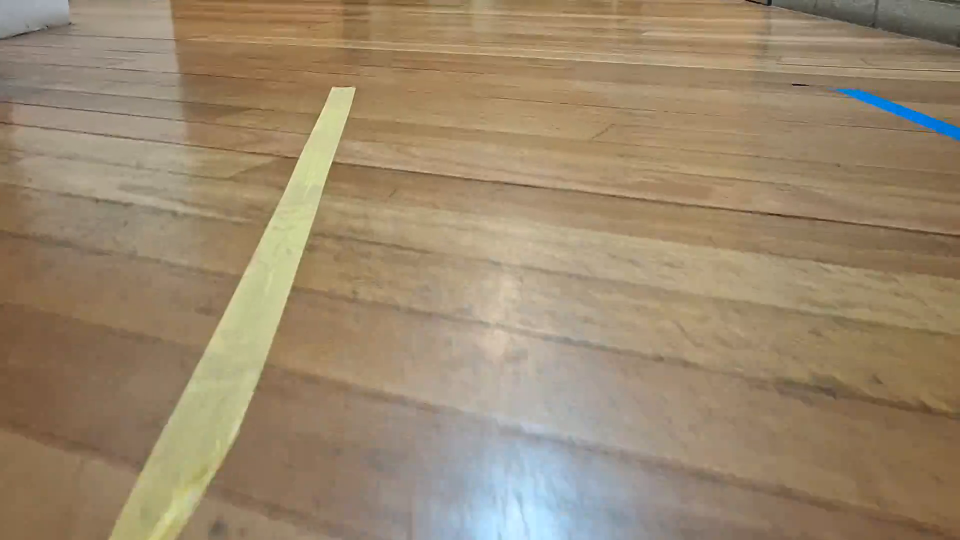
#> input picture frame 36 of example_code/AEB_data.mp4, 1920 x 1080 px, given in place of test_day_1.mp4, which was not available (shown at 1/2 size)
$ python colour_mask.py
#> lines starting #> are read from the running program, lines starting #| are printed output that depends on the picture; after the words box and inside, x2 and y2 are one past the last pixel; in counts of white or black regions, pixels touching at a corner belong together; pictures that were not available may be replaced by others from this repository, and a replacement may not be noted
"""Jack Lord is doing it
It gets a frame from the raw video feed.
Identifies yellow, blue and purple regions. One side of the track is marked by yellow tape and other
by blue. The obstable (boxes) are purple.

"""
import cv2 as cv
import numpy as np
from matplotlib import pyplot as plt
import tkVideoPlayer as tk

#### CONSTANTS
GREEN = (0, 255, 0)  # in BGR.
RED = (0, 0, 255)
BLUE= (255, 0, 0)
ORANGE = (0, 128, 255)
PURPLE = (255, 51, 153)
YELLOW = (0, 255, 255)

# Grid size
GRID_SIZE = 15
MIN_CLUMP_SIZE = 35

# the colour green will be marked by red outline. Purple by yellow outline and so on.
# basically the complementary colour pairs on the colour wheel
COMPLEMENTARY = {GREEN:RED, RED:GREEN, PURPLE:YELLOW, YELLOW:PURPLE, BLUE:ORANGE}
#### end of CONSTANTS

def init_camera_feed(cap):
    # initialising the video camera on computer
    cap.set(cv.CAP_PROP_FRAME_WIDTH, 320)
    cap.set(cv.CAP_PROP_FRAME_HEIGHT, 240)
    if not cap.isOpened():
        print("Failed to open webcam")
        exit()

def colour_mask(frame):
    #convert to hsv colorspace
    hsv = cv.cvtColor(frame, cv.COLOR_BGR2HSV)

    #lower bound and upper bound for blue
    lowerBlue = np.array([50, 70, 180])
    upperBlue = np.array([130, 255, 255])
    blueMask = cv.inRange(hsv, lowerBlue, upperBlue)

    # lower bound and upper bound for yellow
    lowerYellow = np.array([30, 3, 190])
    upperYellow = np.array([60, 255, 255])
    yellowMask = cv.inRange(hsv, lowerYellow, upperYellow)   #getting a yellow mask

    #lower bound and upper bound for purple color
    lowerPurple = np.array([145, 50, 30])
    upperPurple = np.array([170, 255, 255])
    purpleMask = cv.inRange(hsv, lowerPurple, upperPurple)

    return blueMask, yellowMask, purpleMask

# [198 lines left out: functions calculate_average_hsv, flood_fill2, grid_square_component2, check_grid_squares2, check_grid_squares3, check_grid_squares4 and 1 more, not called in this run]

def draw_contour(mask, colour, frame):
    """
    marks the locations of the colour, by tracing an outline around the colour.
    contour is just another word for the outline/edge of an area.
    mask: contains pixels of the colour in frame
    colour: the name/identifier of the colour
    frame: the original image
    """
    contours, _ = cv.findContours(mask, cv.RETR_EXTERNAL, cv.CHAIN_APPROX_SIMPLE) #find contour/outline of a colour
    contourArray = np.zeros((0, 2)) #just an empty array
    for contour in contours:
        area = cv.contourArea(contour)
        perimeter = cv.arcLength(contour,True)

        rect = cv.minAreaRect(contour)  # Get the minimum area rectangle
        box = cv.boxPoints(rect)
        box = np.int0(box)
        # Calculate width and height of the rotated rectangle
        width = rect[1][0]
        height = rect[1][1]
        aspect_ratio = float(width) / height if height != 0 else 0
        perimeter_area_ratio = 10* perimeter/area  if area !=0 else 0 # we want this to be lower

        cv.putText(frame, f"A: {perimeter_area_ratio:.2f}", (int(rect[0][0]), int(rect[0][1])),
                        cv.FONT_HERSHEY_SIMPLEX, 0.5, (255, 255, 255), 2)
        if perimeter_area_ratio > 0.65: #only include large areas of the colour
            contourArray = np.concatenate((contourArray, contour.reshape(-1, 2)))
            cv.drawContours(frame, [contour], 0, COMPLEMENTARY[colour], 2)
            # Ib will use cv.drawContours to display the countour on GUI for debugging
        else:
            #contourArray = np.concatenate((contourArray, np.squeeze(contour)))
            cv.drawContours(frame, [contour], 0, (0, 0, 255), 2)
    return contourArray # Bryce wants this for his perspective transform part. The array's shape is N X 2
    # N is the number of points that defines the outline. The first coloum is x and second is y-coordinate.

def get_contour(frame, blueMask, yellowMask, purpleMask):
    blueContour = draw_contour(blueMask, BLUE, frame)
    yellowContour = draw_contour(yellowMask, YELLOW, frame)
    purpleContour = draw_contour(purpleMask, PURPLE, frame)
    return blueContour, yellowContour, purpleContour

if __name__ == "__main__":
    # [4 lines of commented-out code are left out]
    cap = cv.VideoCapture('dash_cam/test_day_1.mp4')
    init_camera_feed(cap)

    while True:
        # get a frame from the video feed
        ret, frame = cap.read()
#> frame is the input picture: shape (1080, 1920, 3); mean B, G, R 109.7, 136.2, 155.1

        if not ret:
            print("Error: Could not read frame.")
            break

        frame = cv.flip(frame, 1)
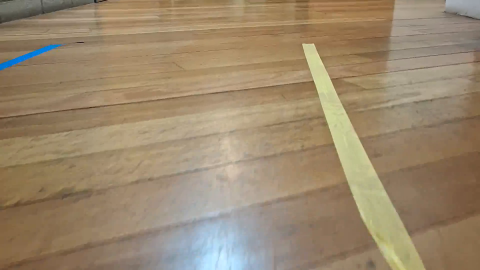
#> frame: shape (1080, 1920, 3) (shown at 1/4 size); mean B, G, R 109.7, 136.2, 155.1

        hsv_image = cv.cvtColor(frame, cv.COLOR_BGR2HSV)
#> hsv_image: shape (1080, 1920, 3); mean H, S, V 22, 81.3, 157

        blueMask, yellowMask, purpleMask = colour_mask(frame)
#> in colour_mask, `blueMask = cv.inRange(hsv, lowerBlue, upperBlue)`:
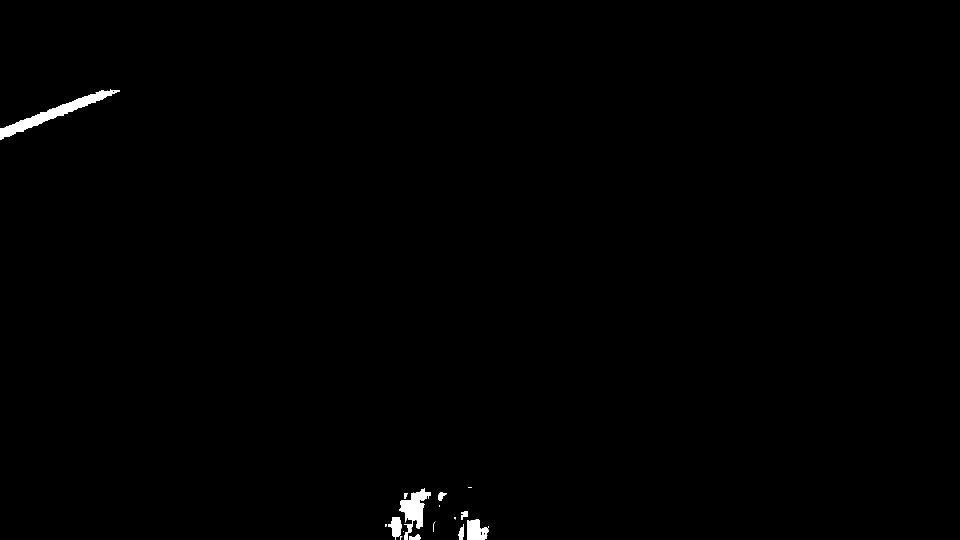
#> blueMask: shape (1080, 1920) (shown at 1/2 size); 0.5% white; 24 white regions (13 under 20 px), largest, box (x1, y1, x2, y2) and area: (0, 178, 240, 280) 4563, (798, 976, 862, 1057) 2475, (935, 1038, 978, 1080) 1335
#> in colour_mask, `yellowMask = cv.inRange(hsv, lowerYellow, upperYellow)`:
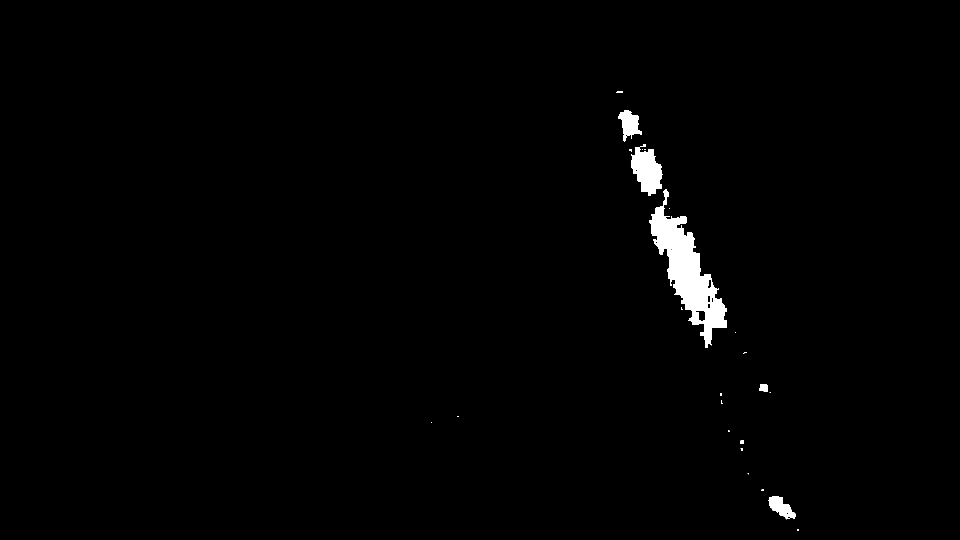
#> yellowMask: shape (1080, 1920) (shown at 1/2 size); 1.2% white; 24 white regions (15 under 20 px), largest, box (x1, y1, x2, y2) and area: (1298, 378, 1454, 696) 16813, (1262, 288, 1326, 392) 4128, (1236, 220, 1284, 284) 1688
#> in colour_mask, `purpleMask = cv.inRange(hsv, lowerPurple, upperPurple)`:
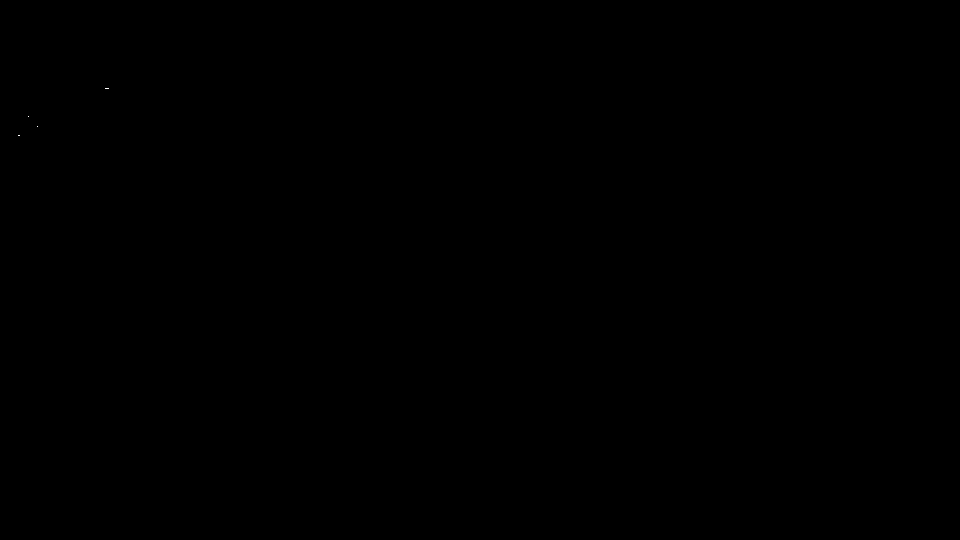
#> purpleMask: shape (1080, 1920) (shown at 1/2 size); 0% white in thin lines or dots, all inside (x1, y1, x2, y2) = (36, 176, 218, 272)

        blueContour, yellowContour, purpleContour = get_contour(frame, blueMask, yellowMask, purpleMask)
#> in draw_contour, `contours, _ = cv.findContours(mask, cv.RETR_EXTERNAL, cv.CHAIN_APPROX_..`: contours = 24 contours, 14 with area under 20; largest, box (x1, y1, x2, y2) and area: (0, 178, 240, 280) 4256, (798, 976, 862, 1057) 2309, (935, 1038, 978, 1080) 1273, (776, 1034, 805, 1080) 716, (808, 1048, 826, 1080) 230
#> the loop in draw_contour, `for contour in contours:` made 24 passes
#> (area, perimeter, rect, box, width, height, aspect_ratio, perimeter_area_ratio) on passes 1, 2, 5: (0, 0, ((975, 1071), (0, 0), -90), [[975, 1071], [975, 1071], [975, 1071], [975, 1071]], 0, 0, 0, 0), (150.5, 63.9, ((829, 1074), (10, 22), -90), [[840, 1079], [818, 1079], [818, 1069], [840, 1069]], 10, 22, 0.455, 4.25), (192.5, 80.73, ((922, 1063.5), (31, 10), -90), [[927, 1079], [917, 1079], [917, 1048], [927, 1048]], 31, 10, 3.1, 4.19)
#> after the loop in draw_contour, `for contour in contours:`:
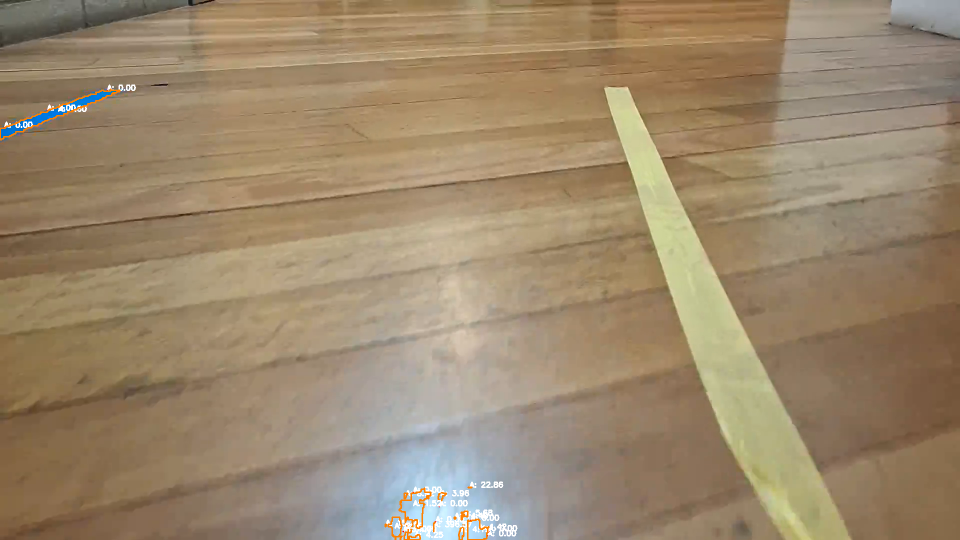
#> frame: shape (1080, 1920, 3) (shown at 1/2 size); 0.58% of pixels changed, all inside (x1, y1, x2, y2) = (0, 169, 1035, 1080)
#> after the loop in draw_contour, `for contour in contours:`: contourArray = 639 pairs, first value 0 to 977, second value 178 to 1079
#> in get_contour, `blueContour = draw_contour(blueMask, BLUE, frame)`: blueContour has the same summary as contourArray in draw_contour
#> call 2 of draw_contour, with colour = (0, 255, 255)
#> in draw_contour (call 2), `contours, _ = cv.findContours(mask, cv.RETR_EXTERNAL, cv.CHAIN_APPROX_..`: contours = 24 contours, 17 with area under 20; largest, box (x1, y1, x2, y2) and area: (1298, 378, 1454, 696) 16630, (1262, 288, 1326, 392) 3948, (1236, 220, 1284, 284) 1577, (1536, 992, 1592, 1039) 1314, (1518, 768, 1536, 784) 210, (1480, 880, 1488, 888) 44, (1232, 182, 1246, 186) 36
#> the loop in draw_contour (call 2), `for contour in contours:` made 24 passes
#> (area, perimeter, rect, box, width, height, aspect_ratio, perimeter_area_ratio) on pass 1: (9, 12, ((1595.5, 1059.5), (3, 3), -90), [[1597, 1061], [1594, 1061], [1594, 1058], [1597, 1058]], 3, 3, 1, 13.33)
#> after the loop in draw_contour (call 2), `for contour in contours:`:
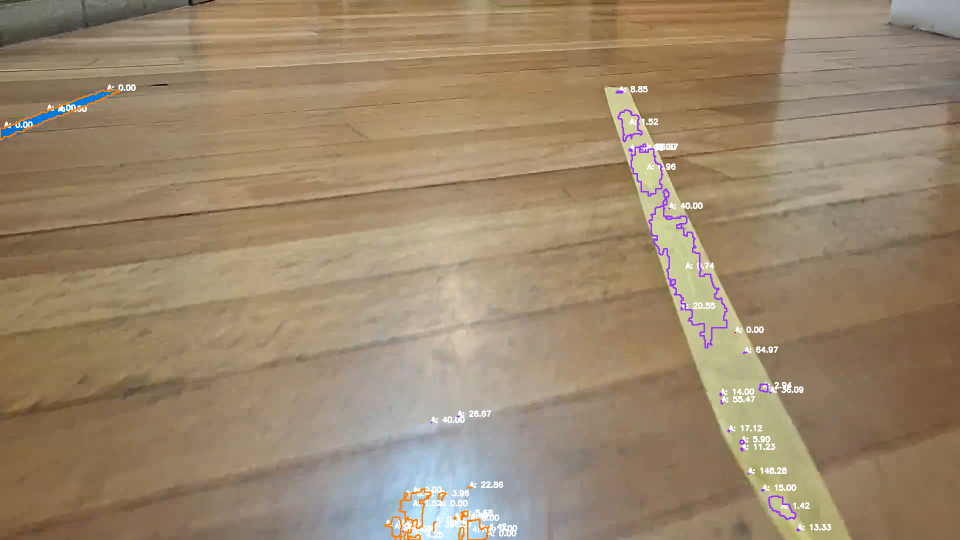
#> frame: shape (1080, 1920, 3) (shown at 1/2 size); 0.74% of pixels changed, all inside (x1, y1, x2, y2) = (861, 172, 1663, 1063)
#> after the loop in draw_contour (call 2), `for contour in contours:`: contourArray = 753 pairs, first value 862 to 1597, second value 182 to 1061
#> in get_contour, `yellowContour = draw_contour(yellowMask, YELLOW, frame)`: yellowContour has the same summary as contourArray in draw_contour
#> call 3 of draw_contour, with colour = (255, 51, 153)
#> in draw_contour (call 3), `contours, _ = cv.findContours(mask, cv.RETR_EXTERNAL, cv.CHAIN_APPROX_..`: contours = 4 contours, all with area under 20
#> the loop in draw_contour (call 3), `for contour in contours:` made 4 passes
#> (area, perimeter, rect, box, height, aspect_ratio, perimeter_area_ratio, contourArray) on pass 1: (3, 8, ((37.5, 270.5), (1, 3), -90), [[39, 271], [36, 271], [36, 270], [39, 270]], 3, 0.333, 26.67, [[36, 270], [36, 271], [39, 271], [39, 270]])
#> after the loop in draw_contour (call 3), `for contour in contours:`:
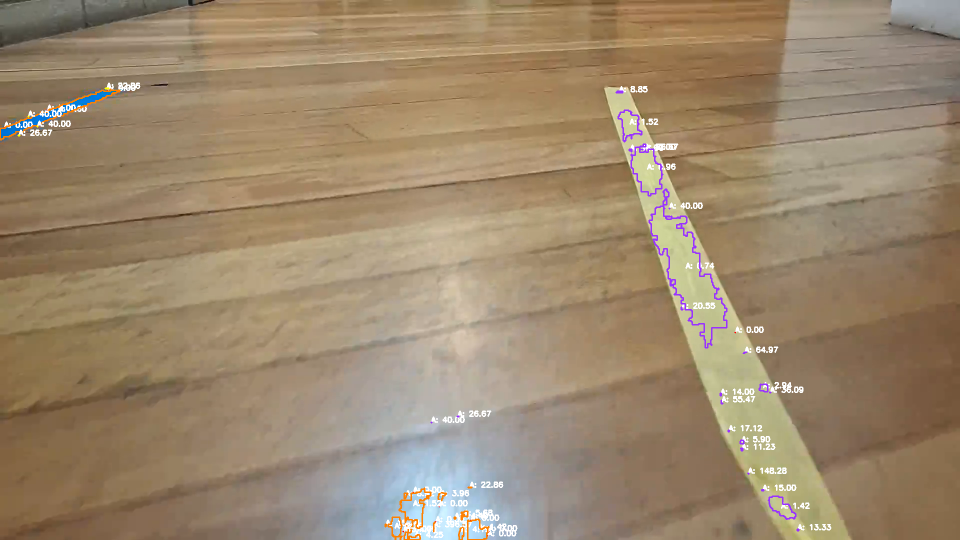
#> frame: shape (1080, 1920, 3) (shown at 1/2 size); 0.08% of pixels changed, all inside (x1, y1, x2, y2) = (35, 165, 281, 273)
#> after the loop in draw_contour (call 3), `for contour in contours:`: contourArray = 16 rows, first 8: [36, 270], [36, 271], [39, 271], [39, 270], [74, 252], [74, 253], [75, 253], [75, 252]
#> in get_contour, `purpleContour = draw_contour(purpleMask, PURPLE, frame)`: purpleContour has the same summary as contourArray in draw_contour
#> blueContour = 639 pairs, first value 0 to 977, second value 178 to 1079; yellowContour = 753 pairs, first value 862 to 1597, second value 182 to 1061; purpleContour has the same summary as contourArray in draw_contour
        '''
        check_grid_squares2(frame, blueMask, BLUE, hsv_image)
        check_grid_squares2(frame, yellowMask, YELLOW, hsv_image)
        check_grid_squares2(frame, purpleMask, PURPLE, hsv_image)

        check_grid_squares4(frame, blueMask, BLUE)
        check_grid_squares4(frame, yellowMask, YELLOW)
        check_grid_squares4(frame, purpleMask, PURPLE)
        '''
        height, width = frame.shape[:2]
        #frame = cv.resize(frame, (width//2, height//2), interpolation=cv.INTER_AREA)
        cv.imshow('frame with contour', frame)

        if cv.waitKey(1) & 0xFF == ord('q'): # press q to close the window and program
#> (key q is pressed here)
            break

    cap.release()
    cv.destroyAllWindows()

$ run again, starting later in the video
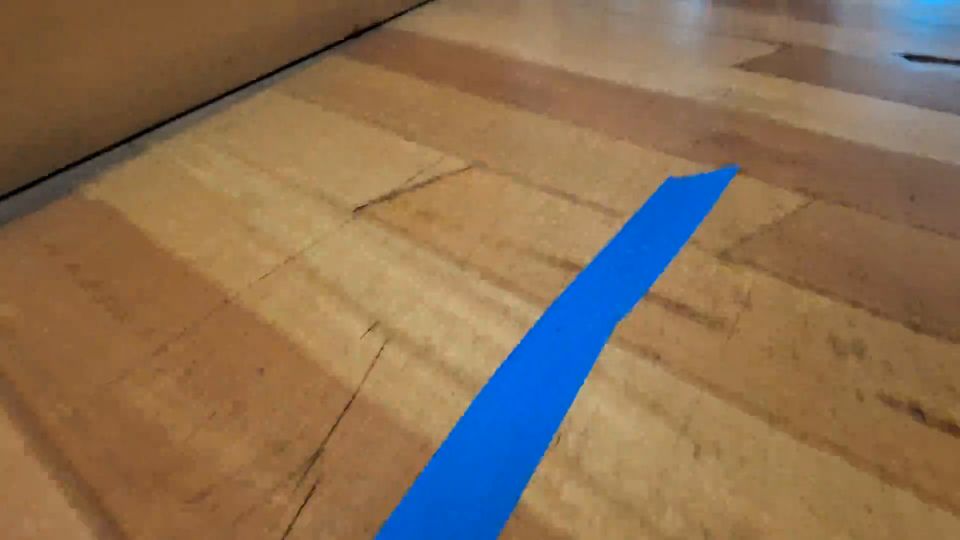
#> input picture frame 165 of example_code/AEB_data.mp4, 1920 x 1080 px, given in place of test_day_1.mp4, which was not available (shown at 1/2 size)
#> frame is the input picture: shape (1080, 1920, 3); mean B, G, R 84.7, 111.5, 137.4
#> hsv_image: shape (1080, 1920, 3); mean H, S, V 24, 135.5, 152.3
#> in colour_mask, `blueMask = cv.inRange(hsv, lowerBlue, upperBlue)`:
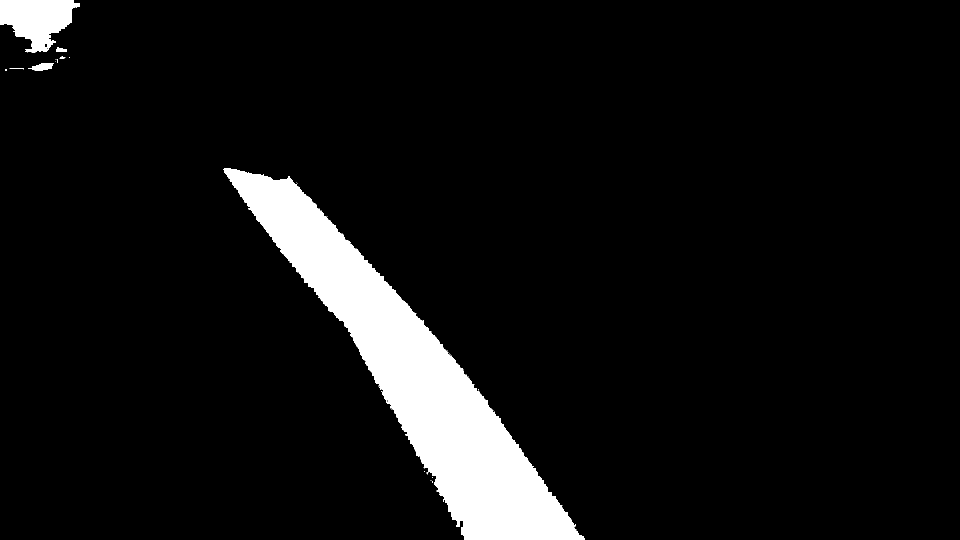
#> blueMask: shape (1080, 1920) (shown at 1/2 size); 7% white; 160 white regions (154 under 20 px), largest, box (x1, y1, x2, y2) and area: (446, 336, 1170, 1080) 133134, (0, 0, 160, 105) 10709, (56, 126, 108, 141) 499, (112, 94, 134, 104) 153, (119, 112, 131, 118) 40, (19, 136, 48, 139) 31
#> yellowMask: shape (1080, 1920); every value is 0
#> purpleMask: shape (1080, 1920); 0% white in thin lines or dots, all inside (x1, y1, x2, y2) = (68, 116, 1768, 1056)
#> contours = 159 contours, 154 with area under 20; largest, box (x1, y1, x2, y2) and area: (446, 336, 1170, 1080) 131763, (0, 0, 160, 105) 10444, (56, 126, 108, 141) 439, (112, 94, 134, 104) 128, (119, 112, 131, 118) 27
#> the loop in draw_contour, `for contour in contours:` made 159 passes
#> (area, perimeter, rect, box, width, height, aspect_ratio, perimeter_area_ratio) on pass 10: (0.5, 3.41, ((864.3, 962.3), (1.41, 0.707), -45), [[864, 963], [863, 962], [864, 961], [865, 962]], 1.41, 0.707, 2, 68.28)
#> the loop in draw_contour (call 3), `for contour in contours:` made 12 passes
#> contour on passes 2 to 8: [[1144, 1036], [1144, 1037], [1145, 1037], [1145, 1036]], [[868, 667]], [[508, 438], [508, 439], [511, 439], [511, 438]], [[511, 434]], [[498, 342], [498, 343], [501, 343], [501, 342]], [[492, 340], [492, 341], [495, 341], [495, 340]], [[1766, 331], [1767, 331]]
#> after the loop in draw_contour (call 3), `for contour in contours:`:
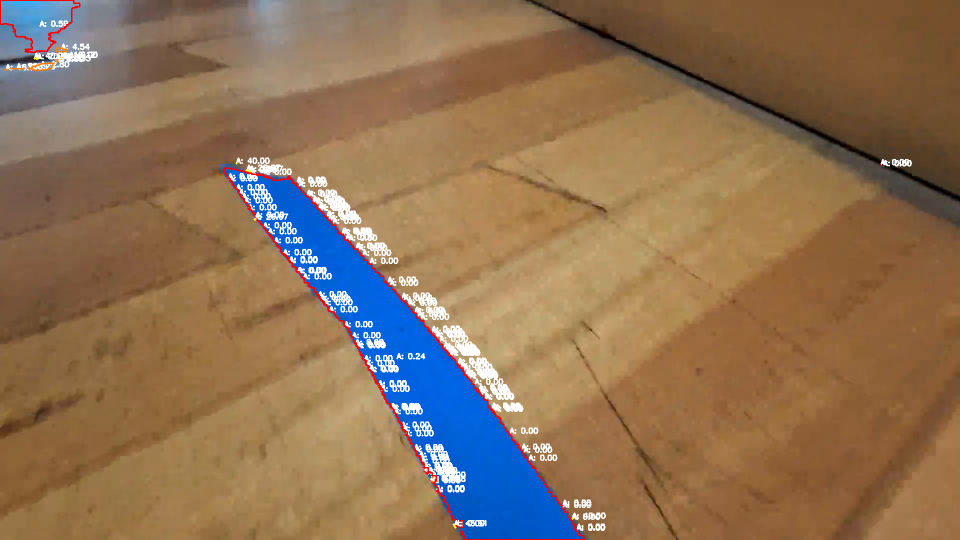
#> frame: shape (1080, 1920, 3) (shown at 1/2 size); mean B, G, R 85.9, 113.8, 141.8
